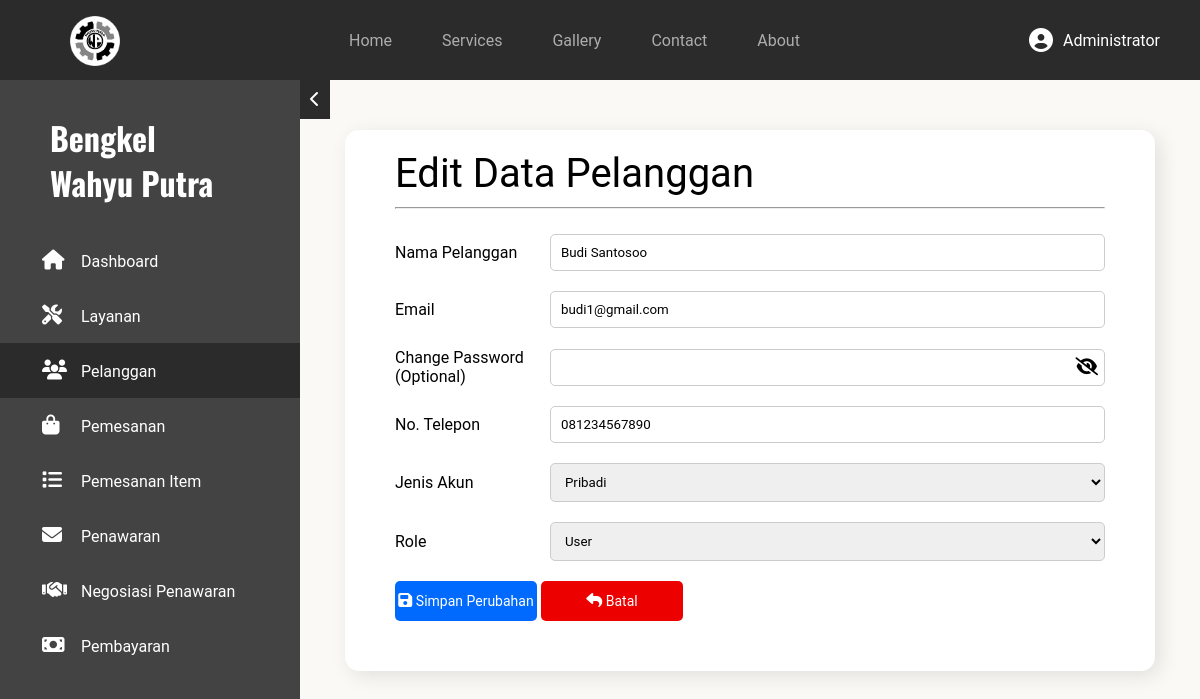
The app's page /dashboard/admin/pelanggan/kelola/index.php?ubah=2 (signed in) with its own data.
### tables this page shows
CREATE TABLE `pelanggan` (
  `id_pelanggan` int(11) NOT NULL,
  `password` varchar(255) NOT NULL,
  `nama_pelanggan` varchar(50) NOT NULL,
  `email` varchar(100) NOT NULL,
  `tgl_daftar` datetime NOT NULL DEFAULT current_timestamp(),
  `no_telp` char(12) NOT NULL,
  `jenis_akun` enum('Pribadi','Perusahaan') DEFAULT NULL,
  `nama_perusahaan` varchar(500) DEFAULT NULL,
  `role` enum('Admin','User') NOT NULL DEFAULT 'User'
);

### dashboard/admin/pelanggan/kelola/index.php (the view, shortened to what this page needs)
<?php
require_once $_SERVER['DOCUMENT_ROOT'] . "/bengkel-wahyu-putra/includes/global/koneksi.php";
$email = '';
$no_telp = '';
$jenis_akun = '';
$role = '';
if (isset($_GET['ubah'])) {
    $id_pelanggan = $_GET['ubah'];
    $query = "SELECT * FROM pelanggan WHERE id_pelanggan = '$id_pelanggan';";
    $sql = mysqli_query($conn, $query);
    $result = mysqli_fetch_assoc($sql);
    $email = $result['email'];
    $no_telp = $result['no_telp'];
    $jenis_akun = $result['jenis_akun'];
    $role = $result['role'];
}
?>
<!DOCTYPE html>
<html lang="en">
<head>
    <link rel="stylesheet" href="../../../../assets/css/global.css">
    <link rel="stylesheet" href="../../../../assets/css/kelola.css">
    <link rel="stylesheet" href="/bengkel-wahyu-putra/assets/fontawesome/css/all.css">
</head>
<body>
    <?php require_once $_SERVER['DOCUMENT_ROOT'] . "/bengkel-wahyu-putra/includes/global/nav.php"; ?>
    <main>
        <?php require_once $_SERVER['DOCUMENT_ROOT'] . "/bengkel-wahyu-putra/includes/admin/aside.php"; ?>
        <section class="content">
            <form action="index.php" method="POST">
                <h1>
                    <?= isset($_GET['ubah']) ? "Edit Data Pelanggan" : "Tambah Data Pelanggan" ?>
                </h1>
                <hr>
                <div class="input-box">
                    <?php
                    $nama_pelanggan = $result['nama_pelanggan'] ?? '';
                    ?>
                    <label for="nama">Nama Pelanggan </label>
                    <input type="text" name="nama_pelanggan" id="nama" placeholder="Ex: Rafa Asad" value="<?= $nama_pelanggan ?>" required>
                </div>
                <div class="input-box">
                    <label for="email">Email </label>
                    <input type="email" name="email" id="email" placeholder="Ex: user@gmail.com" value="<?= $email ?>" required>
                </div>
                <div class="input-box">
                    <label for="pass_user"><?= isset($_GET['ubah']) ? "Change Password (Optional)" : "New Password" ?></label>
                    <span><i class="fas fa-eye-slash" id="eye" onclick="openPass(eye)"></i></span>
                    <input type="password" name="pass_pelanggan" id="pass_user" <?php if (!isset($_GET['ubah'])) {
                                                                                    echo "required";
                                                                                } ?>>
                </div>
                <div class="input-box">
                    <label for="notelp">No. Telepon </label>
                    <input type="text" name="no_telp" id="notelp" placeholder="Ex: 081122334455" value="<?= $no_telp ?>" required>
                </div>
                <div class="input-box">
                    <label for="jenis_akun">Jenis Akun </label>
                    <select name="jenis_akun" id="jenis_akun" onchange="inputPT()" required>
                        <option value="Pribadi" <?php if ($jenis_akun == 'Pribadi') {
                                                    echo "selected";
                                                } ?>>Pribadi</option>
                    </select>
                </div>
                <div class="input-box">
                    <label for="role">Role </label>
                    <select name="role" id="role" required>
                        <option value="User" <?php if ($role == 'User') {
                                                    echo "selected";
                                                } ?>>User</option>
                    </select>
                </div>
                <?php
                if (isset($_GET['ubah'])) { ?>
                    <button type="submit" name="aksi" value="edit" class="btn-kelola update">
                        <i class="fa-solid fa-floppy-disk"></i>
                        Simpan Perubahan
                    </button>
                <?php } ?>
                <a href="../" class="btn-kelola back">
                    <i class="fas fa-reply"></i>
                    Batal
                </a>
            </form>
        </section>
    </main>
</body>
</html>

### assets/css/global.css (style rules this page uses)
:root { --primary-color: #2b2b2b; --secondary-color: #faf9f6; }
* { margin: 0; padding: 0; font-family: "Roboto", serif; scroll-behavior: smooth; box-sizing: border-box; }
a { text-decoration: none; }
h1, h2, h3, p, strong, cite, hr, main img, header a, main a, input, label, select, option, textarea, em, strong, button, span { animation: coolTransition 0.9s; }
main { background-color: var(--secondary-color); }
.fas, .fab { font-size: 25px; }

### assets/css/kelola.css (style rules this page uses)
:root { --primary-color: #2b2b2b; --secondary-color: #faf9f6; }
main { display: grid; grid-template-columns: auto 1fr; height: 100%; }
.content { height: fit-content; width: 90%; margin: 50px auto; border-radius: 14px; padding: 20px 50px 50px 50px; background-color: #ffffff; box-shadow: 5px 5px 20px rgba(0, 0, 0, 0.1); }
.content h1 { font-size: 40px; font-weight: 400; }
.content hr { margin-top: 10px; margin-bottom: 25px; }
.input-box { position: relative; display: flex; align-items: center; margin-bottom: 20px; }
.input-box i { position: absolute; top: 50%; transform: translateY(-50%); z-index: 9; font-size: 18px; right: 0px; }
.input-box .fa-eye-slash { right: 7px; cursor: pointer; }
.input-box label { width: 200px; }
.input-box input, .input-box select { width: 100%; padding: 10px; border: 1px solid #cccccc; border-radius: 5px; }
.btn-kelola { display: inline-block; border: none; border-radius: 5px; width: 20%; height: 40px; line-height: 40px; color: white; font-size: 14px; text-align: center; vertical-align: middle; cursor: pointer; }
.btn-kelola i { font-size: 16px; }
.update { background-color: #006aff; cursor: pointer; }
.back { background-color: #ec0000; }

### records on screen
pelanggan: nama_pelanggan "Budi Santosoo", email "budi1@gmail.com", no_telp "081234567890", jenis_akun "Pribadi", role "User"

### other values on screen
$nama "Administrator"
